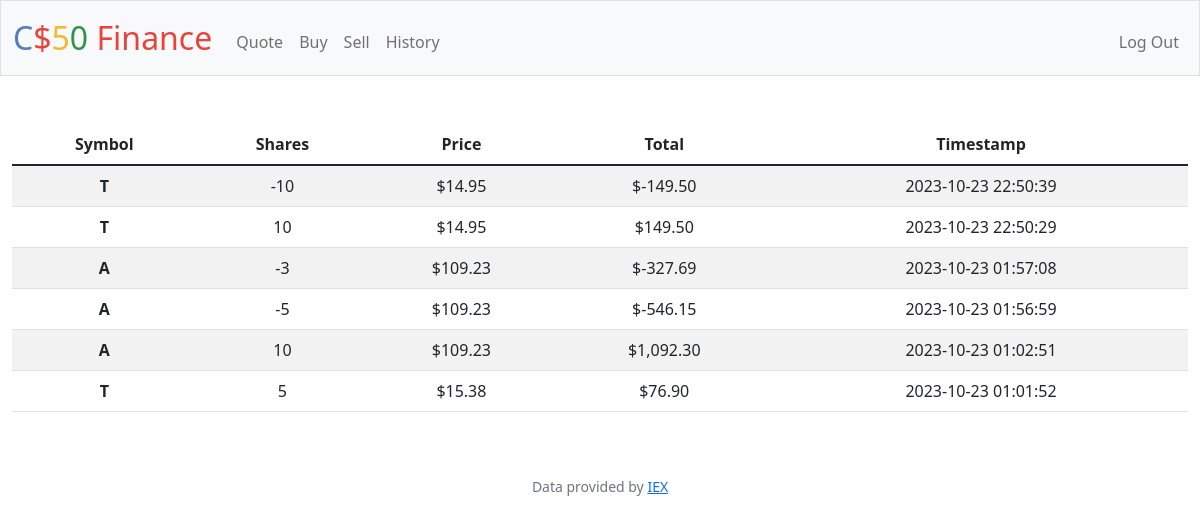
Screenshot of /history (signed in) with the database file from the repository.
### tables this page shows
CREATE TABLE transactions (
id INTEGER PRIMARY KEY AUTOINCREMENT,
user_id INTEGER NOT NULL,
symbol TEXT NOT NULL,
shares INTEGER NOT NULL,
price NUMERIC NOT NULL,
timestamp DATATIME DEFAULT CURRENT_TIMESTAMP,
FOREIGN KEY (user_id) REFERENCES users(id)
);

### app.py (the view)
@app.route("/history")
@login_required
def history():
    transactions = db.execute("SELECT * FROM transactions WHERE user_id = :user_id ORDER BY timestamp DESC", user_id=session["user_id"])
    return render_template("history.html", transactions=transactions)

### app.py (called while the page is built)
@app.after_request
def after_request(response):
    response.headers["Cache-Control"] = "no-cache, no-store, must-revalidate"
    response.headers["Expires"] = 0
    response.headers["Pragma"] = "no-cache"
    return response

### helpers.py (called while the page is built)
def login_required(f):
    @wraps(f)
    def decorated_function(*args, **kwargs):
        if session.get("user_id") is None:
            return redirect("/login")
        return f(*args, **kwargs)
    return decorated_function

### templates/history.html (shortened to what this page needs)
{% extends "layout.html" %}
{% block main %}
    <table class="table table-striped">
        <thead>
            <tr>
                <th>Symbol</th>
                <th>Shares</th>
                <th>Price</th>
                <th>Total</th>
                <th>Timestamp</th>
            </tr>
        </thead>
        <tbody>
            {% for transaction in transactions %}
                <tr>
                    <th scope="row">{{ transaction.symbol }}</th>
                    <td>{{ transaction.shares }}</td>
                    <td>{{ "${:,.2f}".format(transaction.price) }}</td>
                    <td>{{ "${:,.2f}".format(transaction.shares * transaction.price) }}</td>
                    <td>{{ transaction.timestamp }}</td>
                </tr>
            {% endfor %}
        </tbody>
    </table>
{% endblock %}

### templates/layout.html (shortened to what this page needs)
<!DOCTYPE html>
<html lang="en">
    <head>
        <link href="https://cdn.jsdelivr.net/npm/bootstrap@5.1.3/dist/css/bootstrap.min.css" rel="stylesheet">
        <link href="/static/styles.css" rel="stylesheet">
    </head>
    <body>
        <nav class="bg-light border navbar navbar-expand-md navbar-light">
            <div class="container-fluid">
                <a class="navbar-brand" href="/"><span class="blue">C</span><span class="red">$</span><span class="yellow">5</span><span class="green">0</span> <span class="red">Finance</span></a>
                <div class="collapse navbar-collapse" id="navbar">
                    {% if session["user_id"] %}
                        <ul class="navbar-nav me-auto mt-2">
                            <li class="nav-item"><a class="nav-link" href="/quote">Quote</a></li>
                            <li class="nav-item"><a class="nav-link" href="/buy">Buy</a></li>
                            <li class="nav-item"><a class="nav-link" href="/sell">Sell</a></li>
                            <li class="nav-item"><a class="nav-link" href="/history">History</a></li>
                        </ul>
                        <ul class="navbar-nav ms-auto mt-2">
                            <li class="nav-item"><a class="nav-link" href="/logout">Log Out</a></li>
                        </ul>
                    {% else %}
                        <ul class="navbar-nav ms-auto mt-2">
                            <li class="nav-item"><a class="nav-link" href="/register">Register</a></li>
                            <li class="nav-item"><a class="nav-link" href="/login">Log In</a></li>
                        </ul>
                    {% endif %}
                </div>
            </div>
        </nav>
        <main class="container-fluid py-5 text-center">
            {% block main %}{% endblock %}
        </main>
        <footer class="mb-5 small text-center text-muted">
            Data provided by <a href="https://iexcloud.io/">IEX</a>
        </footer>
    </body>
</html>

### static/styles.css (style rules this page uses)
nav .navbar-brand { font-size: xx-large; }
nav .navbar-brand .blue { color: #537fbe; }
nav .navbar-brand .red { color: #ea433b; }
nav .navbar-brand .yellow { color: #f5b82e; }
nav .navbar-brand .green { color: #2e944b; }

### rows the page displays
transactions: price "$14.95", transaction.shares*transaction.price "$-149.50"
transactions: price "$14.95", transaction.shares*transaction.price "$149.50"
transactions: price "$109.23", transaction.shares*transaction.price "$-327.69"
transactions: price "$109.23", transaction.shares*transaction.price "$-546.15"
transactions: price "$109.23", transaction.shares*transaction.price "$1,092.30"
transactions: price "$15.38", transaction.shares*transaction.price "$76.90"
